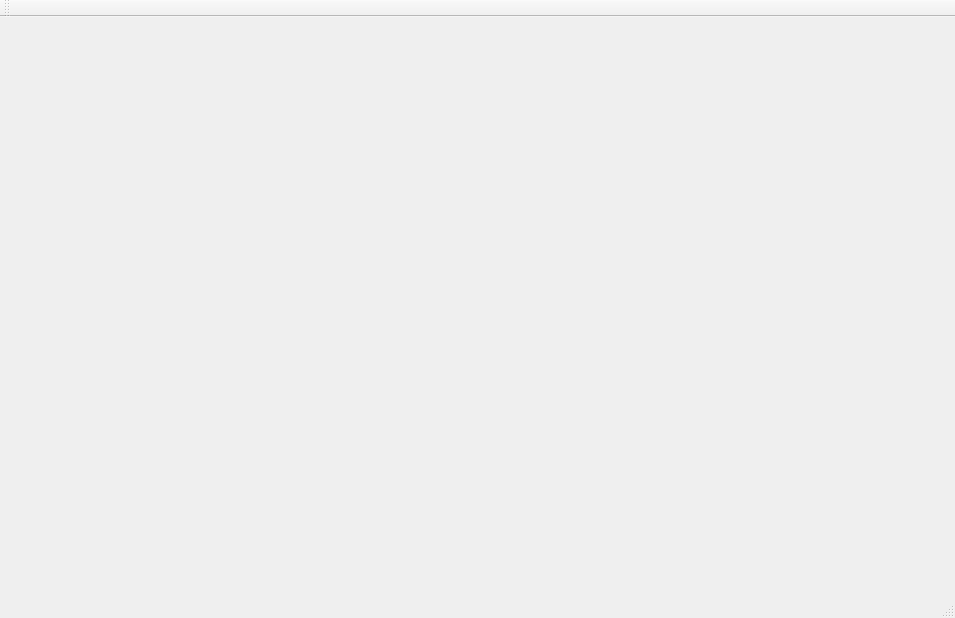
<?xml version="1.0" encoding="UTF-8"?>
<ui version="4.0">
 <class>HFAST</class>
 <widget class="QMainWindow" name="HFAST">
  <property name="geometry">
   <rect>
    <x>0</x>
    <y>0</y>
    <width>955</width>
    <height>618</height>
   </rect>
  </property>
  <property name="windowTitle">
   <string>HFAST</string>
  </property>
  <widget class="QWidget" name="centralWidget"/>
  <widget class="QMenuBar" name="menuBar">
   <property name="geometry">
    <rect>
     <x>0</x>
     <y>0</y>
     <width>955</width>
     <height>26</height>
    </rect>
   </property>
  </widget>
  <widget class="QToolBar" name="mainToolBar">
   <attribute name="toolBarArea">
    <enum>TopToolBarArea</enum>
   </attribute>
   <attribute name="toolBarBreak">
    <bool>false</bool>
   </attribute>
  </widget>
  <widget class="QStatusBar" name="statusBar"/>
  <action name="actionSet_workDir">
   <property name="text">
    <string>Set working directory</string>
   </property>
  </action>
 </widget>
 <layoutdefault spacing="6" margin="11"/>
 <resources/>
 <connections/>
</ui>
